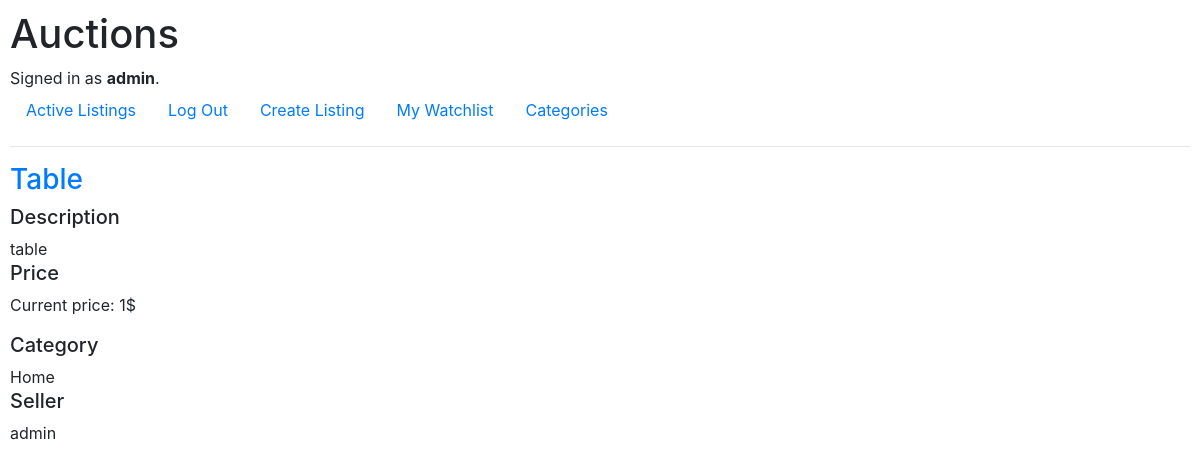
Page /watchlist/3 (signed in) on the earlier database version.
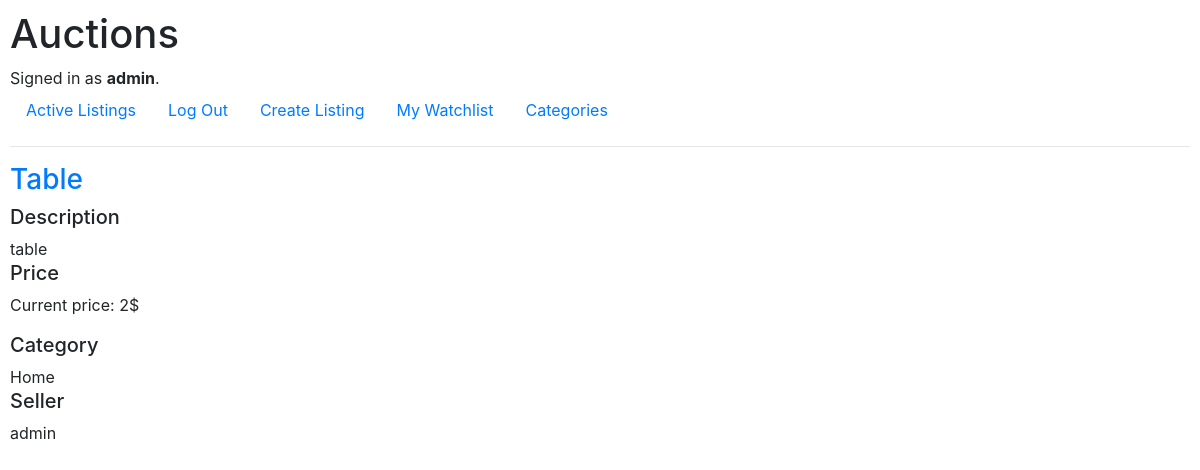
Same page on the later database version.
### auctions/models.py (models this page shows, shortened)
class Listing(models.Model):
    title = models.CharField(max_length=50, unique=True)
    seller = models.ForeignKey(User, on_delete=models.CASCADE, related_name="user_listings")
    init_price = models.IntegerField("The initial price")
    current_price = models.IntegerField(blank=True, null=True)
    category = models.ForeignKey(Category, on_delete=models.CASCADE, related_name="category_listings")
    status = models.BooleanField(default=True)
    image = models.URLField(max_length=100, null=True, blank=True)
    description = models.CharField(max_length=1000)
    winner = models.ForeignKey(User, on_delete=models.CASCADE, null=True, blank=True, related_name="winner_listings")
    watchlist = models.ManyToManyField(User, blank=True, related_name="user_watchlist")

class Category(models.Model):
    name = models.CharField(max_length=20, primary_key=True)
    class Meta:
        verbose_name_plural = "categories"
    def __str__(self):
        return f"{self.name}"

class User(AbstractUser):
    pass
    def __str__(self):
        return f"{self.username}"

### auctions/views.py (the view)
# urls.py: path("watchlist/<str:user_id>", views.watchlist, name="watchlist"),
@login_required
def watchlist(request, user_id):
    current_user = User.objects.get(pk=user_id)
    watchlist = current_user.user_watchlist.all()
    return render(request, "auctions/watchlist.html", {
        "watchlist": watchlist
    })

### auctions/templates/auctions/watchlist.html
{% extends 'auctions/layout.html' %}
{% block body %}
	{% for i in watchlist %}
		<h3>
			<a href="{% url 'listing' id=i.id %}">{{ i.title }}</a>
		</h3>
		<div>
			<h5>Description</h5>
			{{ i.description }}
		</div>
		<div>
			<h5>Price</h5>
			<p>
				Current price: {{ i.current_price }}$
			</p>
		</div>
		<div>
			<h5>Category</h5>
			{{ i.category }}
		</div>
		<div>
			<h5>Seller</h5>
			{{ i.seller }}
		</div>
	{% empty %}
		<p>
			There are no listings in your watchlist.
		</p>
	{% endfor %}
{% endblock %}

Differences in the rows shown:
changed Listing "Table": current_price "1" → "2"
